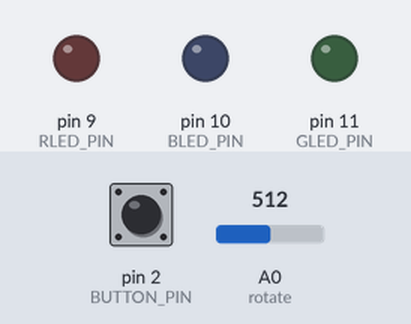
The sketch below on a simulated Arduino Uno, built with avr-gcc and run on an emulated ATmega328P. On the bench: output pins drawn as LEDs (lit = HIGH). The test bench sets the inputs (shaded band); at power-on: pin 2 (BUTTON_PIN) HIGH, A0 (rotate) = 512.

Above: at 1.2 s.
1.3 s: pin 2 (BUTTON_PIN) pulled LOW for 0.15 s
At 2.1 s:
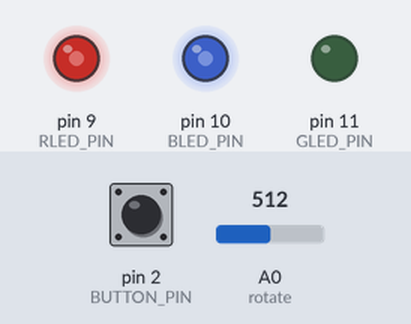
4.4 s: pin 2 (BUTTON_PIN) pulled LOW for 1 s
At 4.9 s:
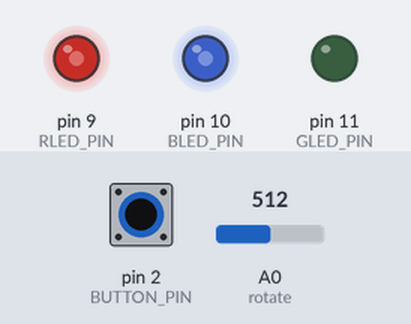
8.4 s: pin 2 (BUTTON_PIN) pulled LOW for 3.2 s
At 9.0 s:
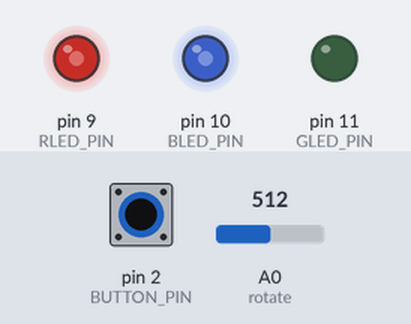
13.1 s: A0 (rotate) set to 716
At 13.7 s:
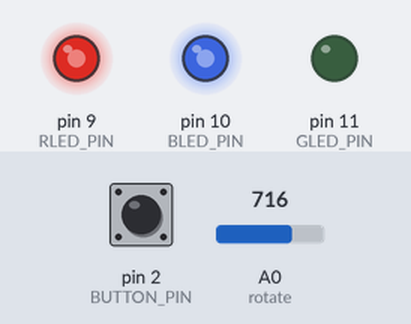
Timing chart, 0 to 16.8 s (numbered marks = the images above; inputs shaded):
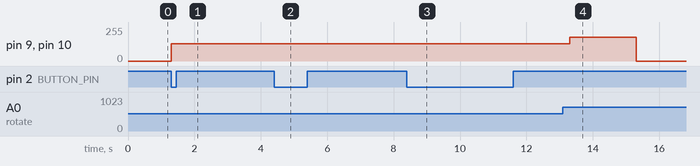

The sketch:

12.10HWb.ino
```cpp
#include <Bounce2.h>

#define rotate 0


#define BUTTON_PIN 2
#define RLED_PIN 9
#define GLED_PIN 11
#define BLED_PIN 10
Bounce debouncer = Bounce();

void setup() {

   initAll();
   Serial.begin(9600);
  // After setting up the button, setup the Bounce instance :
  debouncer.attach(BUTTON_PIN);
  debouncer.interval(5); // interval in ms

}

void loop() {
  // Update the Bounce instance :
  debouncer.update();

  int Rvalue = analogRead (rotate);
  Rvalue = Rvalue/4;

  // Get the updated value :
  int value = debouncer.read();

  // Turn on or off the LED as determined by the state :
  if ( value == LOW ) {

     analogWrite(RLED_PIN, Rvalue);
     analogWrite(BLED_PIN, Rvalue);
     delay(2000);
  }
  else {
    digitalWrite(RLED_PIN, LOW );
    digitalWrite(GLED_PIN, LOW );
    digitalWrite(BLED_PIN, LOW );

  }

}

void initAll()
{
  pinMode(BUTTON_PIN,INPUT_PULLUP);
  pinMode( RLED_PIN,OUTPUT);
  pinMode( GLED_PIN,OUTPUT);
  pinMode( BLED_PIN,OUTPUT);
  digitalWrite( RLED_PIN,LOW);
  digitalWrite( GLED_PIN,LOW);
  digitalWrite( BLED_PIN,LOW);

}
```

Measured:
- after the input at 1.3 s, pin 9 (RLED_PIN), pin 10 (BLED_PIN): 0/255 → 128/255 at once
- after the input at 4.4 s, pin 9 (RLED_PIN), pin 10 (BLED_PIN): stays 128/255 (without the input it goes to 0/255 after 0.91 s)
- after the input at 8.4 s, pin 9 (RLED_PIN), pin 10 (BLED_PIN): stays 128/255 (without the input it goes to 0/255 after 0.91 s)
- after the input at 13.1 s, pin 9 (RLED_PIN), pin 10 (BLED_PIN): 128/255 → 179/255 after 0.21 s, → 0/255 2.0 s later
